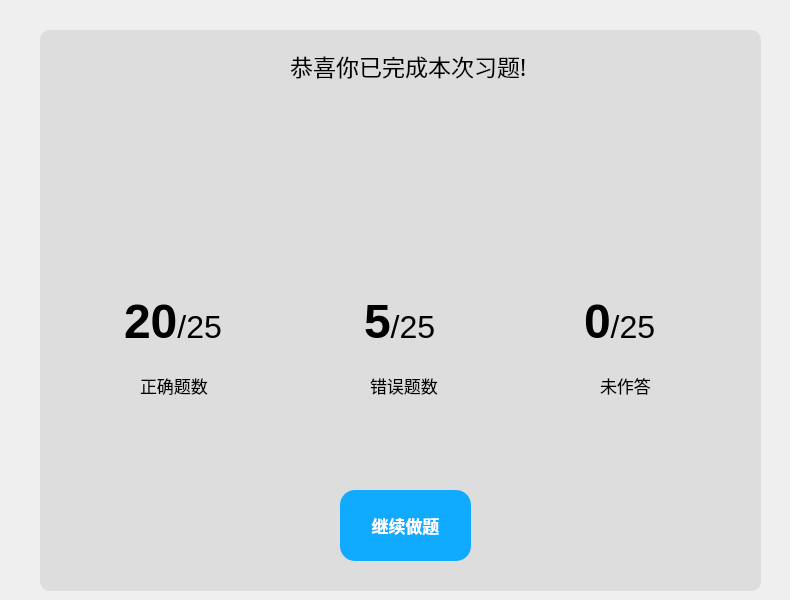
     <widget class="QWidget" name="page_6">
      <widget class="QTextBrowser" name="text_right_2">
       <property name="geometry">
        <rect>
         <x>120</x>
         <y>290</y>
         <width>151</width>
         <height>81</height>
        </rect>
       </property>
       <property name="styleSheet">
        <string notr="true">background-color: rgb(221, 221, 221);</string>
       </property>
       <property name="frameShape">
        <enum>QFrame::NoFrame</enum>
       </property>
       <property name="html">
        <string>&lt;!DOCTYPE HTML PUBLIC &quot;-//W3C//DTD HTML 4.0//EN&quot; &quot;http://www.w3.org/TR/REC-html40/strict.dtd&quot;&gt;
&lt;html&gt;&lt;head&gt;&lt;meta name=&quot;qrichtext&quot; content=&quot;1&quot; /&gt;&lt;style type=&quot;text/css&quot;&gt;
p, li { white-space: pre-wrap; }
&lt;/style&gt;&lt;/head&gt;&lt;body style=&quot; font-family:'SimSun'; font-size:9pt; font-weight:400; font-style:normal;&quot;&gt;
&lt;p style=&quot; margin-top:0px; margin-bottom:0px; margin-left:0px; margin-right:0px; -qt-block-indent:0; text-indent:0px;&quot;&gt;&lt;span style=&quot; font-size:36pt; font-weight:600;&quot;&gt;20&lt;/span&gt;&lt;span style=&quot; font-size:24pt;&quot;&gt;/25&lt;/span&gt;&lt;/p&gt;&lt;/body&gt;&lt;/html&gt;</string>
       </property>
      </widget>
      <widget class="QPushButton" name="Bt_continue_2">
       <property name="geometry">
        <rect>
         <x>340</x>
         <y>490</y>
         <width>131</width>
         <height>71</height>
        </rect>
       </property>
       <property name="font">
        <font>
         <family>微软雅黑</family>
         <pointsize>13</pointsize>
         <weight>75</weight>
         <bold>true</bold>
         <underline>false</underline>
        </font>
       </property>
       <property name="cursor">
        <cursorShape>PointingHandCursor</cursorShape>
       </property>
       <property name="styleSheet">
        <string notr="true">QPushButton{
	background-color: rgb(16, 171, 255);
	color: rgb(255, 255, 255);
	border-radius:15px

}
QPushButton:pressed{
	padding-left:5px;
	padding-top:5px;
}</string>
       </property>
       <property name="text">
        <string>继续做题</string>
       </property>
      </widget>
      <widget class="QLabel" name="label_class_2">
       <property name="geometry">
        <rect>
         <x>290</x>
         <y>30</y>
         <width>311</width>
         <height>71</height>
        </rect>
       </property>
       <property name="font">
        <font>
         <family>微软雅黑</family>
         <pointsize>17</pointsize>
        </font>
       </property>
       <property name="text">
        <string>恭喜你已完成本次习题!</string>
       </property>
      </widget>
      <widget class="QLabel" name="label_none_2">
       <property name="geometry">
        <rect>
         <x>600</x>
         <y>370</y>
         <width>71</width>
         <height>31</height>
        </rect>
       </property>
       <property name="font">
        <font>
         <family>微软雅黑</family>
         <pointsize>13</pointsize>
        </font>
       </property>
       <property name="text">
        <string>未作答</string>
       </property>
      </widget>
      <widget class="QLabel" name="label_admit_2">
       <property name="geometry">
        <rect>
         <x>310</x>
         <y>140</y>
         <width>191</width>
         <height>111</height>
        </rect>
       </property>
       <property name="styleSheet">
        <string notr="true">image: url(:/新前缀/已提交red.png);
</string>
       </property>
       <property name="text">
        <string/>
       </property>
      </widget>
      <widget class="QLabel" name="label_wrongnum_2">
       <property name="geometry">
        <rect>
         <x>370</x>
         <y>370</y>
         <width>91</width>
         <height>31</height>
        </rect>
       </property>
       <property name="font">
        <font>
         <family>微软雅黑</family>
         <pointsize>13</pointsize>
        </font>
       </property>
       <property name="text">
        <string>错误题数</string>
       </property>
      </widget>
      <widget class="QLabel" name="label_rightnum_2">
       <property name="geometry">
        <rect>
         <x>140</x>
         <y>370</y>
         <width>91</width>
         <height>31</height>
        </rect>
       </property>
       <property name="font">
        <font>
         <family>微软雅黑</family>
         <pointsize>13</pointsize>
        </font>
       </property>
       <property name="text">
        <string>正确题数</string>
       </property>
      </widget>
      <widget class="QTextBrowser" name="text_wrong_2">
       <property name="geometry">
        <rect>
         <x>360</x>
         <y>290</y>
         <width>141</width>
         <height>81</height>
        </rect>
       </property>
       <property name="styleSheet">
        <string notr="true">background-color: rgb(221, 221, 221);</string>
       </property>
       <property name="frameShape">
        <enum>QFrame::NoFrame</enum>
       </property>
       <property name="html">
        <string>&lt;!DOCTYPE HTML PUBLIC &quot;-//W3C//DTD HTML 4.0//EN&quot; &quot;http://www.w3.org/TR/REC-html40/strict.dtd&quot;&gt;
&lt;html&gt;&lt;head&gt;&lt;meta name=&quot;qrichtext&quot; content=&quot;1&quot; /&gt;&lt;style type=&quot;text/css&quot;&gt;
p, li { white-space: pre-wrap; }
&lt;/style&gt;&lt;/head&gt;&lt;body style=&quot; font-family:'SimSun'; font-size:9pt; font-weight:400; font-style:normal;&quot;&gt;
&lt;p style=&quot; margin-top:0px; margin-bottom:0px; margin-left:0px; margin-right:0px; -qt-block-indent:0; text-indent:0px;&quot;&gt;&lt;span style=&quot; font-size:36pt; font-weight:600;&quot;&gt;5&lt;/span&gt;&lt;span style=&quot; font-size:24pt;&quot;&gt;/25&lt;/span&gt;&lt;/p&gt;&lt;/body&gt;&lt;/html&gt;</string>
       </property>
      </widget>
      <widget class="QLabel" name="label_bg2_2">
       <property name="geometry">
        <rect>
         <x>40</x>
         <y>30</y>
         <width>721</width>
         <height>561</height>
        </rect>
       </property>
       <property name="styleSheet">
        <string notr="true">background-color: rgb(221, 221, 221);
border-radius:10px</string>
       </property>
       <property name="text">
        <string/>
       </property>
      </widget>
      <widget class="QLabel" name="label_score_2">
       <property name="geometry">
        <rect>
         <x>220</x>
         <y>50</y>
         <width>61</width>
         <height>41</height>
        </rect>
       </property>
       <property name="styleSheet">
        <string notr="true">image: url(:/新前缀/成绩单.png);</string>
       </property>
       <property name="text">
        <string/>
       </property>
      </widget>
      <widget class="QLabel" name="label_addition_2">
       <property name="geometry">
        <rect>
         <x>710</x>
         <y>10</y>
         <width>71</width>
         <height>51</height>
        </rect>
       </property>
       <property name="styleSheet">
        <string notr="true">image: url(:/新前缀/回形针.png);</string>
       </property>
       <property name="text">
        <string/>
       </property>
      </widget>
      <widget class="QTextBrowser" name="text_none_2">
       <property name="geometry">
        <rect>
         <x>580</x>
         <y>290</y>
         <width>131</width>
         <height>81</height>
        </rect>
       </property>
       <property name="styleSheet">
        <string notr="true">background-color: rgb(221, 221, 221);</string>
       </property>
       <property name="frameShape">
        <enum>QFrame::NoFrame</enum>
       </property>
       <property name="html">
        <string>&lt;!DOCTYPE HTML PUBLIC &quot;-//W3C//DTD HTML 4.0//EN&quot; &quot;http://www.w3.org/TR/REC-html40/strict.dtd&quot;&gt;
&lt;html&gt;&lt;head&gt;&lt;meta name=&quot;qrichtext&quot; content=&quot;1&quot; /&gt;&lt;style type=&quot;text/css&quot;&gt;
p, li { white-space: pre-wrap; }
&lt;/style&gt;&lt;/head&gt;&lt;body style=&quot; font-family:'SimSun'; font-size:9pt; font-weight:400; font-style:normal;&quot;&gt;
&lt;p style=&quot; margin-top:0px; margin-bottom:0px; margin-left:0px; margin-right:0px; -qt-block-indent:0; text-indent:0px;&quot;&gt;&lt;span style=&quot; font-size:36pt; font-weight:600;&quot;&gt;0&lt;/span&gt;&lt;span style=&quot; font-size:24pt;&quot;&gt;/25&lt;/span&gt;&lt;/p&gt;&lt;/body&gt;&lt;/html&gt;</string>
       </property>
      </widget>
      <zorder>label_bg2_2</zorder>
      <zorder>label_rightnum_2</zorder>
      <zorder>label_class_2</zorder>
      <zorder>text_none_2</zorder>
      <zorder>label_none_2</zorder>
      <zorder>Bt_continue_2</zorder>
      <zorder>text_wrong_2</zorder>
      <zorder>label_admit_2</zorder>
      <zorder>label_score_2</zorder>
      <zorder>label_wrongnum_2</zorder>
      <zorder>text_right_2</zorder>
      <zorder>label_addition_2</zorder>
     </widget>
